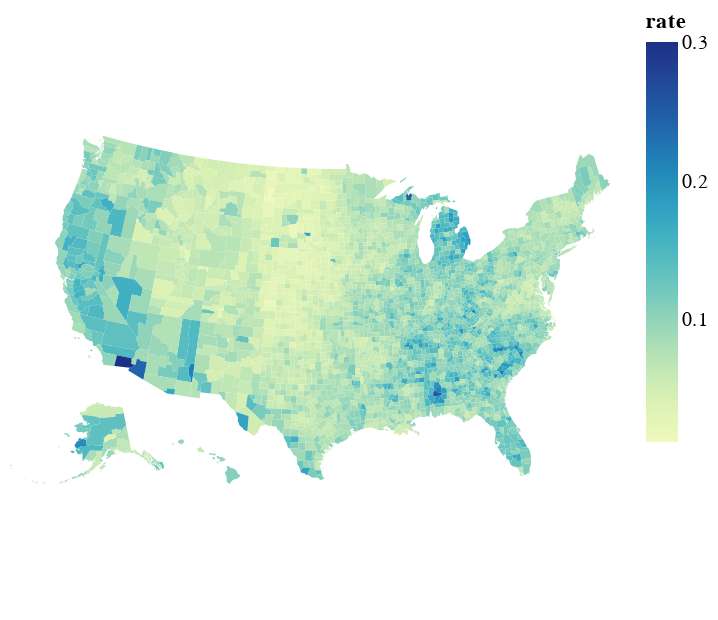

The cell this chart's notebook holds for it:
### Code cell
gdf_us_counties = gpd.read_file(data.us_10m.url, driver='TopoJSON', layer='counties')
df_us_unemp = data.unemployment()

alt.Chart(gdf_us_counties).mark_geoshape().transform_lookup(
    lookup='id',
    from_=alt.LookupData(data=df_us_unemp, key='id', fields=['rate'])
).encode(
    alt.Color('rate:Q')
).project(
    type='albersUsa'
)

### Figure 1 — Vega-Lite specification as saved in the notebook (floating-point values rounded to 4 significant figures; data arrays with more than 128 entries replaced by an {"elided": "..."} marker saying what was removed)
{"config": {"view": {"continuousWidth": 300, "continuousHeight": 300}}, "data": {"name": "data-f91ca7b4f87eecccabcff610cf5b06e4"}, "mark": {"type": "geoshape"}, "encoding": {"color": {"field": "rate", "type": "quantitative"}}, "projection": {"type": "albersUsa"}, "transform": [{"lookup": "id", "from": {"data": {"name": "data-71d0132bc4b9c4eff1efb597c2b161ed"}, "key": "id", "fields": ["rate"]}}], "$schema": "https://vega.github.io/schema/vega-lite/v5.8.0.json", "datasets": {"data-f91ca7b4f87eecccabcff610cf5b06e4": {"elided": "3231 records"}, "data-71d0132bc4b9c4eff1efb597c2b161ed": {"elided": "3218 records"}}}
